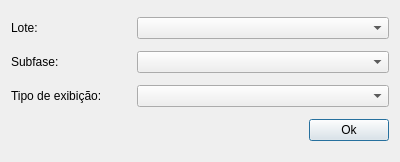
<?xml version="1.0" encoding="UTF-8"?>
<ui version="4.0">
 <class>Dialog</class>
 <widget class="QDialog" name="Dialog">
  <property name="geometry">
   <rect>
    <x>0</x>
    <y>0</y>
    <width>400</width>
    <height>162</height>
   </rect>
  </property>
  <property name="windowTitle">
   <string/>
  </property>
  <layout class="QGridLayout" name="gridLayout">
   <item row="3" column="0">
    <layout class="QHBoxLayout" name="horizontalLayout">
     <item>
      <spacer name="horizontalSpacer">
       <property name="orientation">
        <enum>Qt::Horizontal</enum>
       </property>
       <property name="sizeHint" stdset="0">
        <size>
         <width>343</width>
         <height>20</height>
        </size>
       </property>
      </spacer>
     </item>
     <item>
      <widget class="QPushButton" name="okBtn">
       <property name="text">
        <string>Ok</string>
       </property>
      </widget>
     </item>
    </layout>
   </item>
   <item row="1" column="0">
    <layout class="QHBoxLayout" name="horizontalLayout_5">
     <item>
      <widget class="QLabel" name="label_4">
       <property name="sizePolicy">
        <sizepolicy hsizetype="Fixed" vsizetype="Preferred">
         <horstretch>0</horstretch>
         <verstretch>0</verstretch>
        </sizepolicy>
       </property>
       <property name="minimumSize">
        <size>
         <width>120</width>
         <height>0</height>
        </size>
       </property>
       <property name="text">
        <string>Subfase:</string>
       </property>
      </widget>
     </item>
     <item>
      <widget class="QComboBox" name="subphaseCb"/>
     </item>
    </layout>
   </item>
   <item row="0" column="0">
    <layout class="QHBoxLayout" name="horizontalLayout_4">
     <item>
      <widget class="QLabel" name="label_3">
       <property name="sizePolicy">
        <sizepolicy hsizetype="Fixed" vsizetype="Preferred">
         <horstretch>0</horstretch>
         <verstretch>0</verstretch>
        </sizepolicy>
       </property>
       <property name="minimumSize">
        <size>
         <width>120</width>
         <height>0</height>
        </size>
       </property>
       <property name="text">
        <string>Lote:</string>
       </property>
      </widget>
     </item>
     <item>
      <widget class="QComboBox" name="lotCb"/>
     </item>
    </layout>
   </item>
   <item row="2" column="0">
    <layout class="QHBoxLayout" name="horizontalLayout_6">
     <item>
      <widget class="QLabel" name="label_5">
       <property name="sizePolicy">
        <sizepolicy hsizetype="Fixed" vsizetype="Preferred">
         <horstretch>0</horstretch>
         <verstretch>0</verstretch>
        </sizepolicy>
       </property>
       <property name="minimumSize">
        <size>
         <width>120</width>
         <height>0</height>
        </size>
       </property>
       <property name="text">
        <string>Tipo de exibição:</string>
       </property>
      </widget>
     </item>
     <item>
      <widget class="QComboBox" name="showTypeCb"/>
     </item>
    </layout>
   </item>
  </layout>
 </widget>
 <tabstops>
  <tabstop>okBtn</tabstop>
 </tabstops>
 <resources/>
 <connections/>
</ui>
